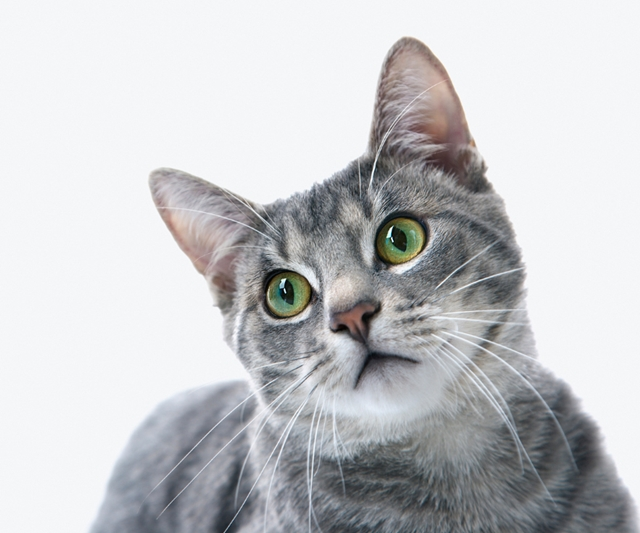
#> input picture OpenCV/code/chap08/image/1.jpg, 640 x 533 px, found by its file name
$ python 11-1.py
#> lines starting #> are read from the running program, lines starting #| are printed output that depends on the picture
import numpy as np, cv2

def contain(p, shape):
    return 0<=p[0] < shape[0] and 0<=p[1]<shape[1]

def billinear_value(img, pt):
    x, y = np.int32(pt)
    if x>= img.shape[1]-1:x=x-1
    if y>= img.shape[0]-1:y=y-1

    P1, P2, P3, P4 = np.float32(img[y:y+2, x:x+2].flatten())

    alpha, beta = pt[1] - y, pt[0] - x
    M1 = P1 + alpha * (P3 - P1)
    M2 = P2 + alpha * (P4 - P2)
    P = M1 + beta * (M2 - M1)
    return np.clip(P, 0, 255)

def rotate(img, degree, pt):
    dst = np.zeros(img.shape[:2], img.dtype)
    radian = (degree/180) * np.pi
    sin, cos = np.sin(radian), np.cos(radian)

    for i in range(img.shape[0]):
        for j in range(img.shape[1]):
            jj, ii = np.subtract((j ,i), pt)
            y = -jj * sin + ii * cos
            x =  jj * cos + ii * sin
            x, y = np.add((x, y), pt)
            if contain((y, x), img.shape):
                dst[i, j] = billinear_value(img, (x, y))
    return dst

image = cv2.imread("c:/computervision/chap08/image/1.jpg", cv2.IMREAD_GRAYSCALE)
#> image: shape (533, 640); min 0, max 255, mean 198.6

pt = [100, 100]
dst = rotate(image, 30, pt)
#> the loop in rotate, `for i in range(img.shape[0]):` made 533 passes
#> after the loop in rotate, `for i in range(img.shape[0]):`:
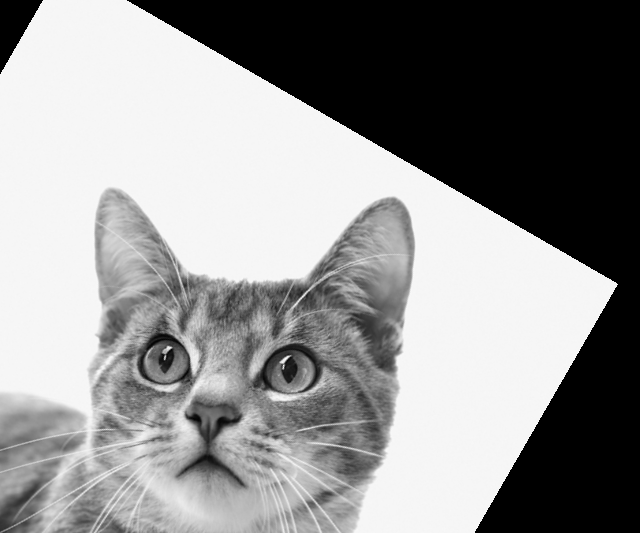
#> dst: shape (533, 640); min 0, max 250, mean 144.3

cv2.imshow("image", image)
cv2.imshow("dst", dst)
cv2.waitKey()
